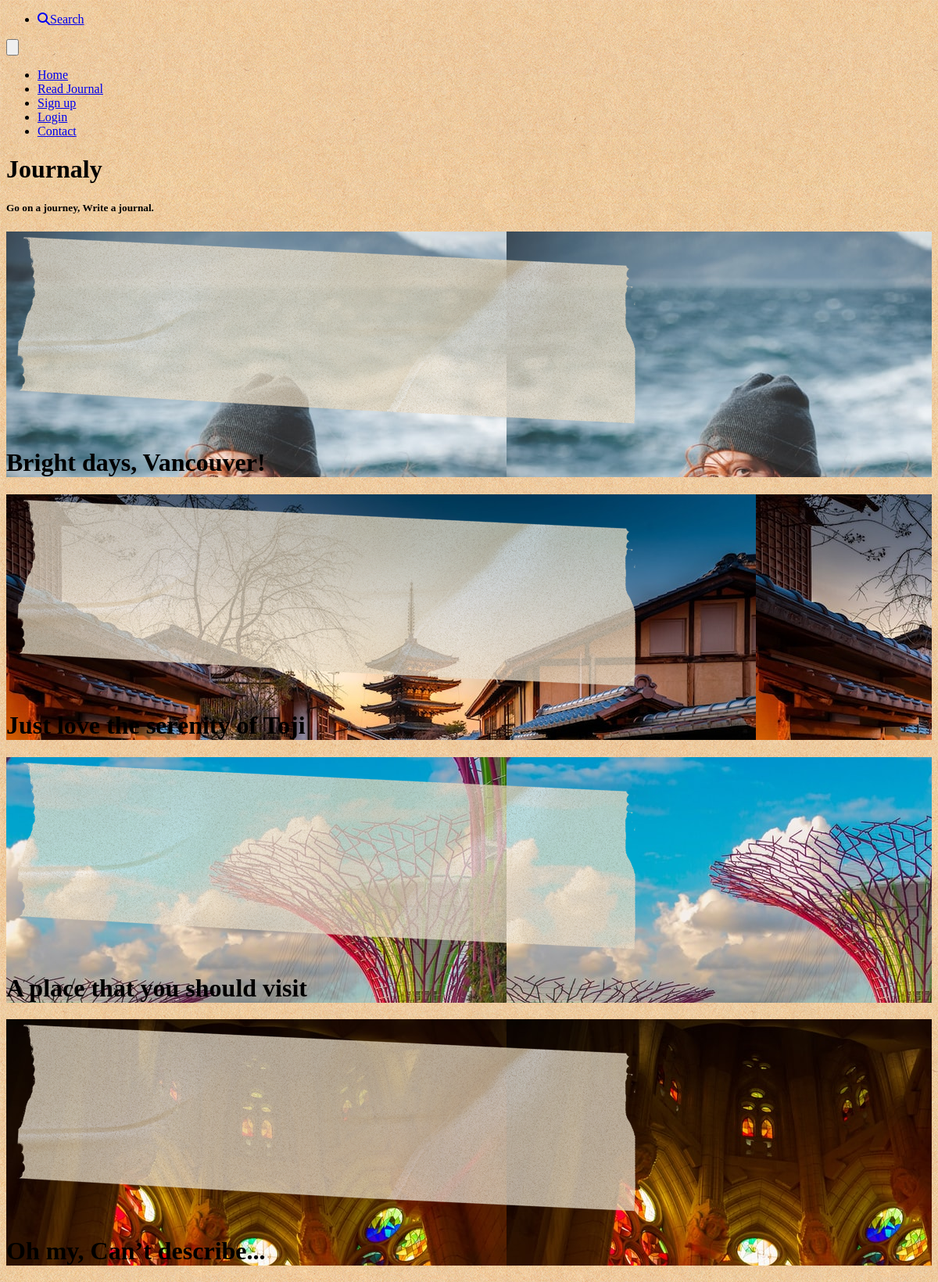
The page / on the database its author committed.
### flaskr/models.py (models this page shows, shortened)
class Journal(db.Model):
    __tablename__ = 'journals'
    id = db.Column(db.Integer, primary_key=True)
    from_user_id = db.Column(
        db.Integer, db.ForeignKey('users.id'), index=True
    )
    start_date = db.Column(db.DateTime, default=datetime.strftime(datetime.today(), '%Y/%m/%d'))
    end_date = db.Column(db.DateTime, default=datetime.strftime(datetime.today(), '%Y/%m/%d'))
    country = db.Column(db.String(128))
    city = db.Column(db.String(128))
    title = db.Column(db.String(128))
    comment = db.Column(db.Text)
    picture_path = db.Column(db.Text)

### flaskr/views.py (the view)
@bp.route('/')
def home():
    journals = Journal.query.all()
    return render_template('home.html', journals=journals)

### flaskr/templates/home.html
{% extends "base.html" %}
{% block content %}
<div class="base-style">
    {% block header %}
    {{ super() }}
    {% endblock %}
    <div class="home-style">
        <div class="title-style">
            <h1 class="title">Journaly</h1>
            <h5 class="mt-8 xl:mt-16">Go on a journey, Write a journal.</h5>
        </div>
        {% for journal in journals %}
            {% if journal.id == 1 %}
            <div class="flex sm:block items-center">
                <div class="photo-style -rotate-2" style="background-image:url({{url_for('static', filename=journal.picture_path)}})">
                    <img src="/static/image/tape.png" alt="" class="tape-style">
                    <div class="photo-bottom-style">
                        <h1 class="photo-h1">
                            {{ journal.title}}
                        </h1>
                    </div>
                </div>
            </div>
            {% endif %}
            {% if journal.id == 2 %}
            <div class="hidden xl:flex items-end">
                <div class="photo-style rotate-2" style="background-image:url({{url_for('static', filename=journal.picture_path)}})">
                    <img src="/static/image/tape.png" alt="" class="tape-style">
                    <div class="photo-bottom-style">
                        <h1 class="photo-h1">
                            {{ journal.title}}
                        </h1>
                    </div>
                </div>
            </div>
            {% endif %}
            {% if journal.id == 3 %}
            <div class="hidden xl:block">
                <div class="photo-style -rotate-2" style="background-image:url({{url_for('static', filename=journal.picture_path)}})">
                    <img src="/static/image/tape.png" alt="" class="tape-style">
                    <div class="photo-bottom-style">
                        <h1 class="photo-h1">
                            {{ journal.title}}
                        </h1>
                    </div>
                </div>
            </div>
            {% endif %}
            {% if journal.id == 4 %}
            <div class="hidden sm:flex items-end">
                <div class="photo-style rotate-2" style="background-image:url({{url_for('static', filename=journal.picture_path)}})">
                    <img src="/static/image/tape.png" alt="" class="tape-style">
                    <div class="photo-bottom-style">
                        <h1 class="photo-h1">
                            {{ journal.title}}
                        </h1>
                    </div>
                </div>
            </div>
            {% endif %}
        {% endfor %}
    </div>
</div>
{% endblock %}

### flaskr/templates/base.html (shortened to what this page needs)
<!DOCTYPE html>
<html lang="en">
<head prefix="og:http://ogp.me/ns#">
    <link rel="stylesheet" href="/static/css/public/style.css">
</head>
<body class="bg-beige" id="top" style="background-image: url(/static/image/paper2.jpeg);">
    {% block content %}
    {% block header %}
    <header>
        <nav>
            <ul>
                <li>
                    <a class="menu-block" href="{{ url_for('search.search') }}">
                        <i class="fas fa-search mr-2"></i>Search
                    </a>
                </li>
            </ul>
            <div class="block lg:hidden">
                <button id="nav-toggle" class="btn-toggle">
                </button>
            </div>
            <div class="nav-bar-style" id="nav-content">
                <ul class="nav-ul-style">
                    <li class="menu-ml lg:ml-0">
                        <a class="menu-block" href="{{ url_for('app.home') }}">Home</a>
                    </li>
                    <li class="menu-ml">
                        <a class="menu-block" href="{{ url_for('journal.journal') }}">Read Journal</a>
                    </li>
                    {% if current_user.is_authenticated %}
                    <li class="menu-ml">
                        <a class="menu-block" href="{{ url_for('add_journal.add_journal') }}">Write Journal</a>
                    </li>
                    <li class="menu-ml">
                        <a class="menu-block" href="{{url_for('user.user')}}">User</a>
                    </li>
                    <li class="menu-ml">
                        <a class="menu-block" href="{{url_for('logout.logout')}}">Logout</a>
                    </li>
                    {% else %}
                    <li class="menu-ml">
                        <a class="menu-block" href="{{url_for('signup.signup')}}">Sign up</a>
                    </li>
                    <li class="menu-ml">
                        <a class="menu-block" href="{{url_for('login.login')}}">Login</a>
                    </li>
                    {% endif %}
                    <li class="menu-ml">
                        <a class="menu-block" href="{{ url_for('contact.contact') }}">Contact</a>
                    </li>
                </ul>
            </div>
        </nav>
    </header>
    {% endblock %}
    {% endblock %}
</body>
</html>

### rows shown on the page
Journal: picture_path (picture), title "Bright days, Vancouver!"
Journal: picture_path (picture), title "Just love the serenity of Toji"
Journal: picture_path (picture), title "A place that you should visit"
Journal: picture_path (picture), title "Oh my, Can’t describe..."
